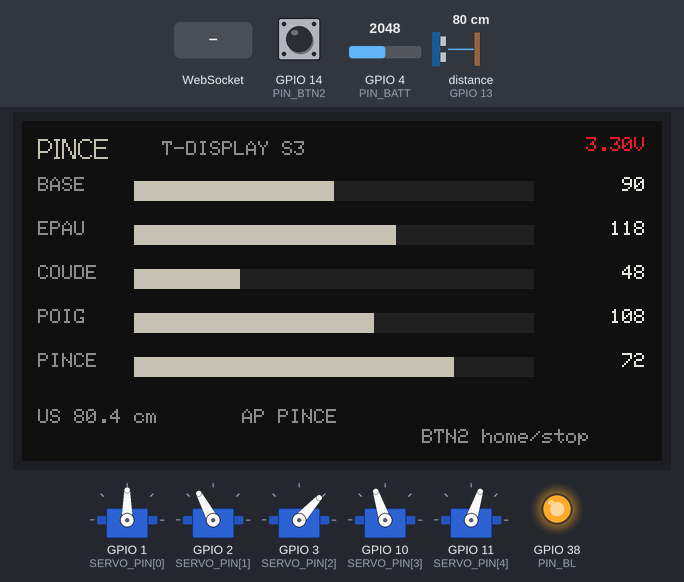
A sketch run on a simulated ESP32-S3. Parts: 320×170 colour display, 5 × servo, output pins drawn as LEDs (lit = HIGH). Wiring (inferred from the names in the program): ultrasonic range finder: trigger GPIO 12; echo GPIO 13. The inputs (shaded band) are chosen by the test bench; at power-on: distance to the obstacle (sensor on GPIO 13) 80 cm, GPIO 4 (PIN_BATT) = 2048, GPIO 14 (PIN_BTN2) HIGH (analog values on the 0–4095 scale). The echo pulse lasts 58.3 µs per cm; pins used as bus, display or sensor lines are not drawn; what the sketch prints to the serial monitor is not drawn.

Above: at 1.7 s.
1.8 s: distance to the obstacle (sensor on GPIO 13) set to 2 cm
At 3.0 s:
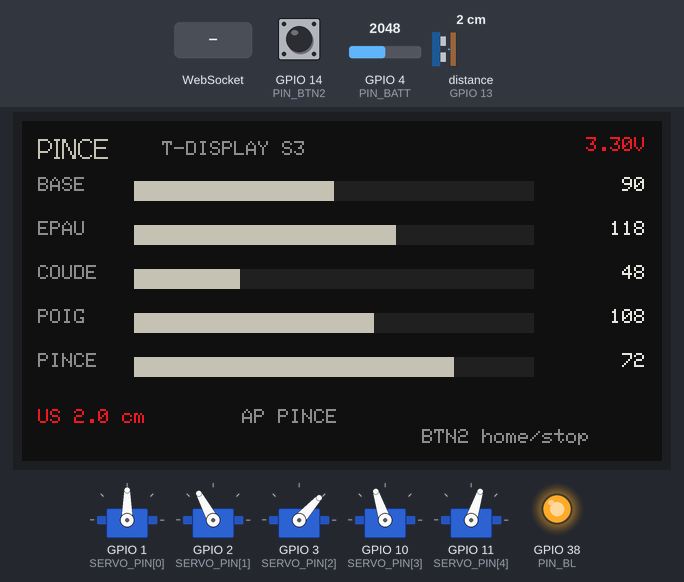
3.3 s: WebSocket text "ping" received
At 3.9 s:
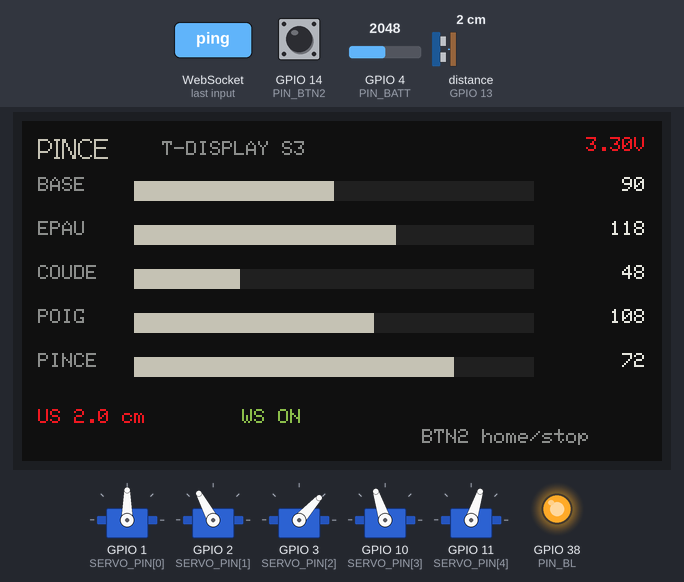
4.8 s: GPIO 4 (PIN_BATT) set to 2866
At 5.7 s:
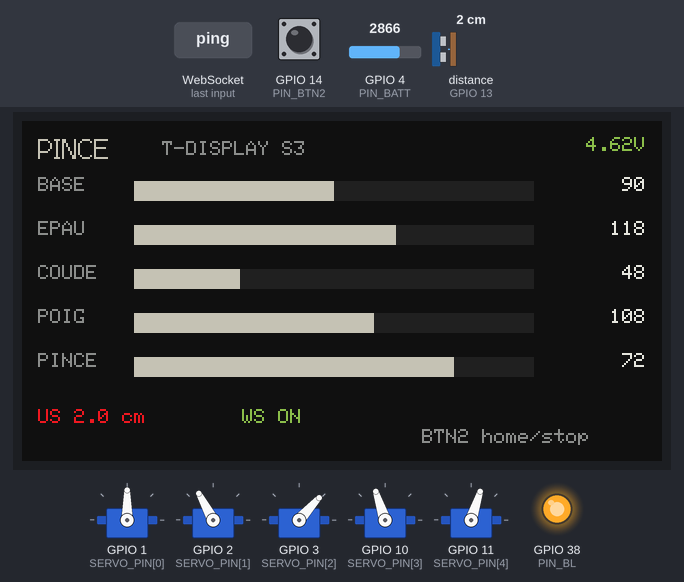
6.4 s: distance to the obstacle (sensor on GPIO 13) set to 4 cm
At 6.7 s:
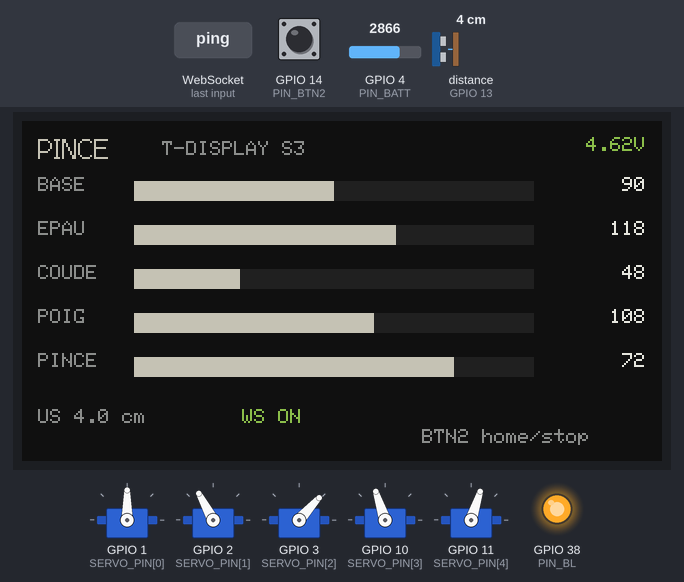
7.9 s: GPIO 4 (PIN_BATT) set to 3603
9.5 s: distance to the obstacle (sensor on GPIO 13) set to 9 cm
At 10.0 s:
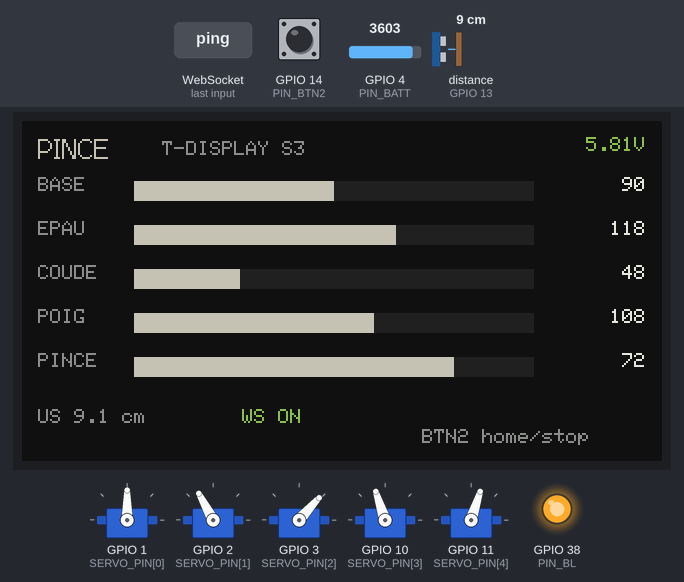
Timing chart, 0 to 12.0 s (numbered marks = the images above; inputs shaded):
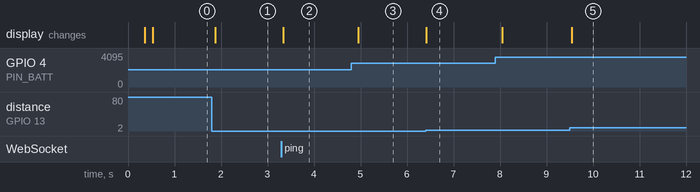

Measured:
- after the input at 1.8 s, the display: changes after 0.08 s (image 1)
- after the input at 3.3 s, the display: changes at once (image 2)
- after the input at 4.8 s, the display: changes after 0.15 s (image 3)
- after the input at 6.4 s, the display: changes at once (image 4)
- after the input at 9.5 s, the display: changes at once (image 5)

The sketch:

pince-tdisplay-s3.ino
```cpp
// PINCE — LilyGO T-Display S3 (ESP32-S3, ST7789 170×320)
// Arduino IDE 2 : ESP32S3 Dev Module · USB CDC On Boot Enabled · OPI PSRAM · Flash 16MB QIO
// TFT_eSPI : User_Setup_Select.h → Setup206_LilyGo_T_Display_S3.h
// Libs : TFT_eSPI, ESP32Servo, ArduinoJson 6.21, WebSockets (Markus Sattler)
//
// Header P2 (gauche, 3V3 → 5V) :
//   GPIO1 base · GPIO2 épaule · GPIO3 coude · GPIO10 poignet · GPIO11 pince
//   GPIO12 TRIG · GPIO13 ECHO · GND commun · 5V = VBUS USB (interdit aux servos)
// Alim servos : 5 V 3 A EXTERNE + GND commun avec la carte.
// GPIO15 = POWER_ON écran, GPIO38 = backlight — le firmware les met à HIGH.
// GPIO3 est un strapping : brancher le servo coude APRÈS le boot.
// BTN2 (GPIO14) court = home mécanique · long = stop
// Wi-Fi AP : PINCE / pince1234 · ws://192.168.4.1:81
//
// JSON studio → carte
//   {"t":"pose","j":{"base":90,"shoulder":118,"elbow":48,"wrist":108,"grip":72},"spd":0.6}
//   {"t":"home"}  {"t":"park"}  {"t":"stop"}  {"t":"ping"}
// carte → studio
//   {"t":"state","j":{...},"us":12.4,"v":3.94,"clients":1}

#include <WiFi.h>
#include <WebSocketsServer.h>
#include <ESP32Servo.h>
#include <ArduinoJson.h>
#include <TFT_eSPI.h>
#include <math.h>

#define PIN_POWER 15
#define PIN_BL    38
#define PIN_BTN2  14
#define PIN_BATT  4
#define PIN_TRIG  12
#define PIN_ECHO  13

const int SERVO_PIN[5] = {1, 2, 3, 10, 11};
const char* KEYS[5] = {"base","shoulder","elbow","wrist","grip"};
const char* LABELS[5] = {"BASE","EPAU","COUDE","POIG","PINCE"};
const int SMAX[5] = {180, 180, 180, 180, 90};

// HOME mécanique — visser les cornes dans cette pose
const float HOME[5] = {90, 118, 48, 108, 72};
// PARK compact, hors volume d'impression (après calage)
const float PARK[5] = {90, 160, 25, 25, 40};

const char* AP_SSID = "PINCE";
const char* AP_PASS = "pince1234";

TFT_eSPI tft;
Servo srv[5];
WebSocketsServer ws(81);

float cur[5] = {90, 118, 48, 108, 72};
float tgt[5] = {90, 118, 48, 108, 72};
float spd = 0.6f;
uint32_t lastDraw = 0, lastTx = 0, pressAt = 0;
bool pressed = false;
int clients = 0;
bool haltUs = false;

int clampi(int v, int a, int b) { return v < a ? a : (v > b ? b : v); }
float clampf(float v, float a, float b) { return v < a ? a : (v > b ? b : v); }

float usCm() {
  digitalWrite(PIN_TRIG, LOW); delayMicroseconds(2);
  digitalWrite(PIN_TRIG, HIGH); delayMicroseconds(10);
  digitalWrite(PIN_TRIG, LOW);
  long d = pulseIn(PIN_ECHO, HIGH, 18000);
  if (!d) return -1;
  return d / 58.0f;
}

float battV() {
  return analogReadMilliVolts(PIN_BATT) * 2.0f / 1000.0f;
}

void applyPose() {
  float d = usCm();
  haltUs = (d > 0 && d < 2.2f);
  for (int i = 0; i < 5; i++) {
    float goal = tgt[i];
    // Si obstacle très proche, on n'avance plus la pince ni les axes vers le bas
    if (haltUs && i == 4 && goal < cur[i]) goal = cur[i];
    float k = 0.10f + 0.42f * spd;
    cur[i] += (goal - cur[i]) * k;
    if (fabsf(goal - cur[i]) < 0.35f) cur[i] = goal;
    srv[i].write(clampi((int)(cur[i] + 0.5f), 0, SMAX[i]));
  }
}

void fillPose(const float *src) {
  for (int i = 0; i < 5; i++) tgt[i] = src[i];
}

String stateJson() {
  StaticJsonDocument<320> doc;
  doc["t"] = "state";
  JsonObject j = doc.createNestedObject("j");
  for (int i = 0; i < 5; i++) j[KEYS[i]] = (int)(cur[i] + 0.5f);
  doc["us"] = usCm();
  doc["v"] = battV();
  doc["clients"] = clients;
  doc["halt"] = haltUs;
  String s;
  serializeJson(doc, s);
  return s;
}

void sendState(uint8_t n) { ws.sendTXT(n, stateJson()); }
void broadcastState() { if (clients > 0) ws.broadcastTXT(stateJson()); }

void onWs(uint8_t n, WStype_t type, uint8_t *payload, size_t length) {
  if (type == WStype_CONNECTED) { clients++; sendState(n); return; }
  if (type == WStype_DISCONNECTED) { clients = max(0, clients - 1); return; }
  if (type != WStype_TEXT) return;

  StaticJsonDocument<384> doc;
  if (deserializeJson(doc, payload, length)) return;
  const char* t = doc["t"] | "";

  if (!strcmp(t, "ping")) { sendState(n); return; }
  if (!strcmp(t, "stop")) {
    for (int i = 0; i < 5; i++) tgt[i] = cur[i];
    return;
  }
  if (!strcmp(t, "home")) { fillPose(HOME); return; }
  if (!strcmp(t, "park")) { fillPose(PARK); return; }
  if (!strcmp(t, "pose")) {
    JsonObject j = doc["j"];
    for (int i = 0; i < 5; i++) {
      if (j.containsKey(KEYS[i])) tgt[i] = clampf(j[KEYS[i]], 0, SMAX[i]);
    }
    if (doc.containsKey("spd")) spd = clampf(doc["spd"], 0.15f, 1.0f);
  }
}

void drawUi() {
  const uint16_t BG = 0x1082, FG = 0xE73B, MUT = 0x8C71, ACC = 0xC616, OK = 0x8DE9, DAN = 0xE8C4;
  static bool chrome = false;
  static int lastBar[5] = {-1, -1, -1, -1, -1};
  static int lastUs = -999, lastCli = -1;
  if (!chrome) {
    tft.fillScreen(BG);
    tft.setTextDatum(TL_DATUM);
    tft.setTextColor(ACC, BG);
    tft.drawString("PINCE", 8, 6, 2);
    tft.setTextColor(MUT, BG);
    tft.drawString("T-DISPLAY S3", 70, 10, 1);
    for (int i = 0; i < 5; i++) {
      int y = 28 + i * 22;
      tft.setTextColor(MUT, BG);
      tft.drawString(LABELS[i], 8, y, 1);
    }
    tft.setTextColor(MUT, BG);
    tft.drawString("BTN2 home/stop", 200, 154, 1);
    chrome = true;
  }

  char buf[28];
  snprintf(buf, sizeof(buf), "%.2fV", battV());
  tft.setTextDatum(TR_DATUM);
  tft.setTextColor(battV() < 3.5f ? DAN : OK, BG);
  tft.drawString(buf, 312, 8, 1);

  for (int i = 0; i < 5; i++) {
    int w = (int)(200.0f * cur[i] / SMAX[i]);
    if (w == lastBar[i]) continue;
    lastBar[i] = w;
    int y = 28 + i * 22;
    tft.fillRect(56, y + 2, 200, 10, 0x2104);
    tft.fillRect(56, y + 2, w, 10, ACC);
    snprintf(buf, sizeof(buf), "%3d", (int)cur[i]);
    tft.setTextDatum(TR_DATUM);
    tft.setTextColor(FG, BG);
    tft.drawString(buf, 312, y, 1);
  }

  float d = usCm();
  int di = (int)(d * 10);
  if (di != lastUs || clients != lastCli) {
    lastUs = di;
    lastCli = clients;
    tft.fillRect(8, 140, 190, 18, BG);
    tft.setTextDatum(TL_DATUM);
    if (d < 0) {
      tft.setTextColor(MUT, BG);
      tft.drawString("US --", 8, 144, 1);
    } else {
      tft.setTextColor(haltUs ? DAN : MUT, BG);
      snprintf(buf, sizeof(buf), "US %.1f cm", d);
      tft.drawString(buf, 8, 144, 1);
    }
    tft.setTextColor(clients ? OK : MUT, BG);
    tft.drawString(clients ? "WS ON" : "AP PINCE", 110, 144, 1);
  }
}

void handleBtn() {
  bool down = digitalRead(PIN_BTN2) == LOW;
  uint32_t now = millis();
  if (down && !pressed) { pressed = true; pressAt = now; }
  if (!down && pressed) {
    pressed = false;
    uint32_t dt = now - pressAt;
    if (dt > 50 && dt < 700) fillPose(HOME);
    else if (dt >= 700) {
      for (int i = 0; i < 5; i++) tgt[i] = cur[i];
    }
  }
}

void setup() {
  pinMode(PIN_POWER, OUTPUT);
  digitalWrite(PIN_POWER, HIGH);
  pinMode(PIN_BL, OUTPUT);
  digitalWrite(PIN_BL, HIGH);
  pinMode(PIN_BTN2, INPUT_PULLUP);
  pinMode(PIN_TRIG, OUTPUT);
  pinMode(PIN_ECHO, INPUT);
  analogReadResolution(12);

  Serial.begin(115200);
  delay(160);
  tft.init();
  tft.setRotation(1);
  tft.fillScreen(0x1082);

  ESP32PWM::allocateTimer(0);
  ESP32PWM::allocateTimer(1);
  ESP32PWM::allocateTimer(2);
  ESP32PWM::allocateTimer(3);
  for (int i = 0; i < 5; i++) {
    srv[i].setPeriodHertz(50);
    srv[i].attach(SERVO_PIN[i], 500, 2500);
    srv[i].write((int)cur[i]);
  }

  WiFi.mode(WIFI_AP);
  WiFi.softAP(AP_SSID, AP_PASS);
  delay(80);
  ws.begin();
  ws.onEvent(onWs);
  Serial.print("AP ");
  Serial.println(WiFi.softAPIP());
  drawUi();
}

void loop() {
  ws.loop();
  applyPose();
  handleBtn();
  uint32_t now = millis();
  if (now - lastDraw > 160) {
    lastDraw = now;
    drawUi();
  }
  if (now - lastTx > 220) {
    lastTx = now;
    broadcastState();
  }
  delay(6);
}
```
